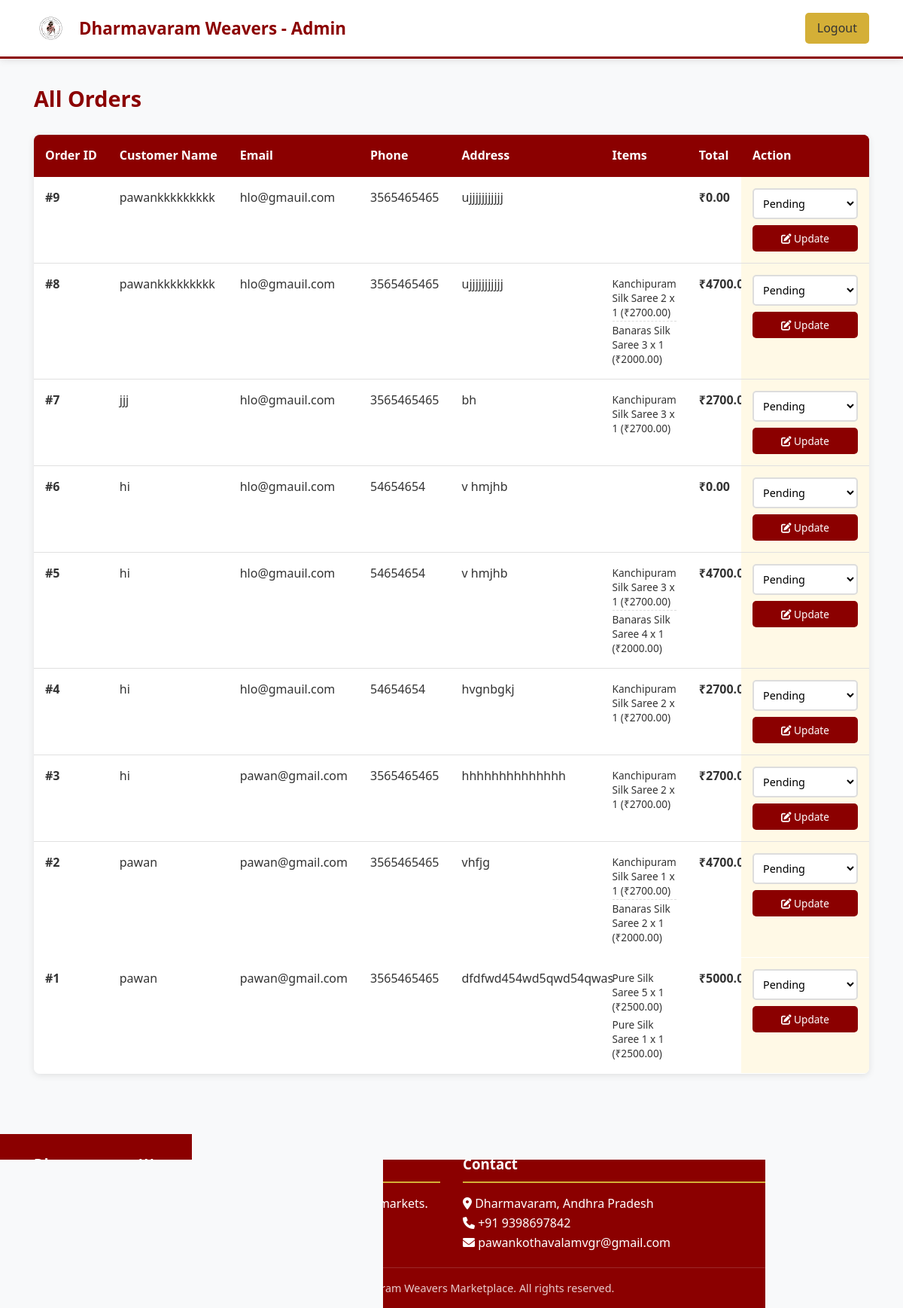
The app's page /admin/orders.php (signed in) with its own data.
### tables this page shows
CREATE TABLE `orders` (
  `id` int(11) NOT NULL,
  `customer_name` varchar(255) DEFAULT NULL,
  `email` varchar(255) DEFAULT NULL,
  `phone` varchar(20) DEFAULT NULL,
  `address` text DEFAULT NULL,
  `total` decimal(10,2) DEFAULT NULL,
  `payment_method` varchar(50) DEFAULT 'cod',
  `status` varchar(50) DEFAULT 'Pending',
  `created_at` timestamp NOT NULL DEFAULT current_timestamp()
);

CREATE TABLE `order_items` (
  `id` int(11) NOT NULL,
  `order_id` int(11) DEFAULT NULL,
  `saree_id` int(11) DEFAULT NULL,
  `quantity` int(11) DEFAULT NULL,
  `price` decimal(10,2) DEFAULT NULL
);

### admin/orders.php (the view, shortened to what this page needs)
<?php
include 'C:\xampp\htdocs\dmm1\php\config.php';
?>
<!DOCTYPE html>
<html lang="en">
<head>
    <link rel="stylesheet" href="https://cdnjs.cloudflare.com/ajax/libs/font-awesome/6.0.0-beta3/css/all.min.css">
</head>
<body>
    <header>
        <div class="container header-container">
            <div class="logo">
                <img src="../images/dmmlogo.png" alt="Dharmavaram Weavers">
                <h1>Dharmavaram Weavers - Admin</h1>
            </div>
            <nav>
                <ul>
                    <li><a href="../html/index.html" class="btn btn-secondary">Logout</a></li>
                </ul>
            </nav>
        </div>
    </header>
    <section class="admin-panel">
        <div class="container">
            <div class="panel-header">
                <h1 class="panel-title">All Orders</h1>
            </div>
            <div class="orders-table-container">
                <table class="orders-table">
                    <thead>
                        <tr>
                            <th>Order ID</th>
                            <th>Customer Name</th>
                            <th>Email</th>
                            <th>Phone</th>
                            <th>Address</th>
                            <th>Items</th>
                            <th>Total</th>
                            <th>Payment Method</th>
                            <th>Action</th>
                        </tr>
                    </thead>
                    <tbody>
                        <?php
                        $sql = "SELECT * FROM orders ORDER BY created_at DESC";
                        $result = $conn->query($sql);
                        if($result->num_rows > 0){
                            while($order = $result->fetch_assoc()){
                                echo "<tr>";
                                echo "<td><strong>#".$order['id']."</strong></td>";
                                echo "<td>".htmlspecialchars($order['customer_name'])."</td>";
                                echo "<td>".htmlspecialchars($order['email'])."</td>";
                                echo "<td>".htmlspecialchars($order['phone'])."</td>";
                                echo "<td style='max-width: 200px;'>".htmlspecialchars($order['address'])."</td>";
                                $items_sql = "SELECT oi.quantity, s.name, oi.price
                                            FROM order_items oi
                                            JOIN sarees s ON oi.saree_id = s.id
                                            WHERE oi.order_id=".$order['id'];
                                $items_result = $conn->query($items_sql);
                                $items_list = "<div class='items-list'>";
                                while($item = $items_result->fetch_assoc()){
                                    $items_list .= "<div class='item-row'>";
                                    $items_list .= htmlspecialchars($item['name'])." x ".$item['quantity']." (₹".$item['price'].")";
                                    $items_list .= "</div>";
                                }
                                $items_list .= "</div>";
                                echo "<td>".$items_list."</td>";
                                echo "<td><strong>₹".$order['total']."</strong></td>";
                                echo "<td>".ucfirst(str_replace('_', ' ', $order['payment_method']))."</td>";
                                echo "<td>
                                        <form method='post' action='update_status.php' class='status-form'>
                                            <input type='hidden' name='order_id' value='".$order['id']."'>
                                            <select name='status' class='status-select'>
                                                <option value='Pending' ".($order['status']=='Pending'?'selected':'').">Pending</option>
                                                <option value='Confirmed' ".($order['status']=='Confirmed'?'selected':'').">Confirmed</option>
                                                <option value='Shipped' ".($order['status']=='Shipped'?'selected':'').">Shipped</option>
                                                <option value='Delivered' ".($order['status']=='Delivered'?'selected':'').">Delivered</option>
                                            </select>
                                            <button type='submit' class='action-btn'>
                                                <i class='fas fa-edit'></i> Update
                                            </button>
                                        </form>
                                    </td>";
                                echo "</tr>";
                            }
                        }
                        ?>
                    </tbody>
                </table>
            </div>
        </div>
    </section>
    <footer>
        <div class="container">
            <div class="footer-content">
                <div class="footer-section">
                    <h3>Dharmavaram Weavers</h3>
                    <p>Empowering traditional weavers with digital access to global markets.</p>
                </div>
                <div class="footer-section">
                    <h3>Contact</h3>
                    <p><i class="fas fa-map-marker-alt"></i> Dharmavaram, Andhra Pradesh</p>
                    <p><i class="fas fa-phone"></i> +91 9398697842</p>
                    <p><i class="fas fa-envelope"></i> pawankothavalamvgr@gmail.com</p>
                </div>
            </div>
            <div class="footer-bottom">
                <p>&copy; 2023 Dharmavaram Weavers Marketplace. All rights reserved.</p>
            </div>
        </div>
    </footer>
</body>
</html>

### admin/orders.php (style rules this page uses)
* { margin: 0; padding: 0; box-sizing: border-box; font-family: 'Segoe UI', Tahoma, Geneva, Verdana, sans-serif; }
body { background: #f8f9fa; color: #333; line-height: 1.6; }
.container { width: 95%; max-width: 1400px; margin: 0 auto; padding: 0 15px; }
header { background: white; box-shadow: 0 2px 10px rgba(0,0,0,0.1); padding: 15px 0; border-bottom: 3px solid #8B0000; }
.header-container { display: flex; justify-content: space-between; align-items: center; }
.logo { display: flex; align-items: center; gap: 15px; }
.logo img { height: 45px; }
.logo h1 { color: #8B0000; font-size: 1.4rem; }
nav ul { display: flex; list-style: none; gap: 20px; }
nav a { text-decoration: none; color: #333; font-weight: 500; padding: 8px 15px; border-radius: 5px; transition: all 0.3s; }
.btn { padding: 8px 16px; border: none; border-radius: 5px; cursor: pointer; font-weight: 500; transition: all 0.3s; text-decoration: none; display: inline-block; }
.btn-secondary { background: #D4AF37; color: #333; }
.admin-panel { padding: 30px 0; min-height: 80vh; }
.panel-header { display: flex; justify-content: space-between; align-items: center; margin-bottom: 25px; }
.panel-title { color: #8B0000; font-size: 1.8rem; }
.orders-table-container { background: white; border-radius: 8px; box-shadow: 0 2px 10px rgba(0,0,0,0.1); overflow-x: auto; width: 100%; }
.orders-table { width: 100%; border-collapse: collapse; min-width: 1200px; }
.orders-table th { background: #8B0000; color: white; padding: 15px; text-align: left; font-weight: 600; white-space: nowrap; }
.orders-table td { padding: 15px; border-bottom: 1px solid #e0e0e0; vertical-align: top; }
.orders-table th:last-child, .orders-table td:last-child { background: #fff9e6; border-left: 3px solid #D4AF37; position: sticky; right: 0; z-index: 1; }
.orders-table th:last-child { background: #8B0000; color: white; }
.status-form { display: flex; flex-direction: column; gap: 8px; min-width: 140px; max-width: 160px; }
.status-select { padding: 8px; border: 2px solid #ddd; border-radius: 5px; background: white; font-size: 0.9rem; width: 100%; }
.action-btn { background: #8B0000; color: white; border: none; padding: 8px 12px; border-radius: 5px; cursor: pointer; font-weight: 500; transition: all 0.3s; width: 100%; font-size: 0.85rem; }
footer { background: #8B0000; color: white; padding: 25px 0 15px; margin-top: 50px; }
.footer-content { display: grid; grid-template-columns: repeat(auto-fit, minmax(250px, 1fr)); gap: 30px; margin-bottom: 20px; }
.footer-section h3 { margin-bottom: 15px; padding-bottom: 8px; border-bottom: 2px solid #D4AF37; }
.footer-bottom { text-align: center; padding-top: 15px; border-top: 1px solid rgba(255,255,255,0.2); font-size: 0.9rem; opacity: 0.8; }
@media (max-width: 1200px) { .orders-table { min-width: 1100px; } }
.items-list { font-size: 0.85rem; line-height: 1.4; }
.item-row { padding: 2px 0; border-bottom: 1px dashed #ddd; }
.item-row:last-child { border-bottom: none; }

### records on screen
orders: id "9", customer_name "pawankkkkkkkkk", email "hlo@gmauil.com", phone "3565465465", address "ujjjjjjjjjjj", total "0.00", status "Pending"
orders: id "8", customer_name "pawankkkkkkkkk", email "hlo@gmauil.com", phone "3565465465", address "ujjjjjjjjjjj", total "4700.00", status "Pending"
order_items: value "Kanchipuram Silk Saree 2 x 1 (₹2700.00)"
order_items: value "Banaras Silk Saree 3 x 1 (₹2000.00)"
orders: id "7", customer_name "jjj", email "hlo@gmauil.com", phone "3565465465", address "bh", total "2700.00", status "Pending"
order_items: value "Kanchipuram Silk Saree 3 x 1 (₹2700.00)"
orders: id "6", customer_name "hi", email "hlo@gmauil.com", phone "54654654", address "v hmjhb", total "0.00"
orders: id "5", customer_name "hi", email "hlo@gmauil.com", phone "54654654", address "v hmjhb", total "4700.00"
order_items: value "Kanchipuram Silk Saree 3 x 1 (₹2700.00)"
order_items: value "Banaras Silk Saree 4 x 1 (₹2000.00)"
orders: id "4", customer_name "hi", email "hlo@gmauil.com", phone "54654654", address "hvgnbgkj", total "2700.00"
order_items: value "Kanchipuram Silk Saree 2 x 1 (₹2700.00)"
orders: id "3", customer_name "hi", email "pawan@gmail.com", phone "3565465465", address "hhhhhhhhhhhhhh", total "2700.00", status "Pending"
order_items: value "Kanchipuram Silk Saree 2 x 1 (₹2700.00)"
orders: id "2", customer_name "pawan", email "pawan@gmail.com", phone "3565465465", address "vhfjg", total "4700.00", status "Pending"
order_items: value "Kanchipuram Silk Saree 1 x 1 (₹2700.00)"
order_items: value "Banaras Silk Saree 2 x 1 (₹2000.00)"
orders: id "1", customer_name "pawan", email "pawan@gmail.com", phone "3565465465", address "dfdfwd454wd5qwd54qwas", total "5000.00", status "Pending"
order_items: value "Pure Silk Saree 5 x 1 (₹2500.00)"
order_items: value "Pure Silk Saree 1 x 1 (₹2500.00)"
